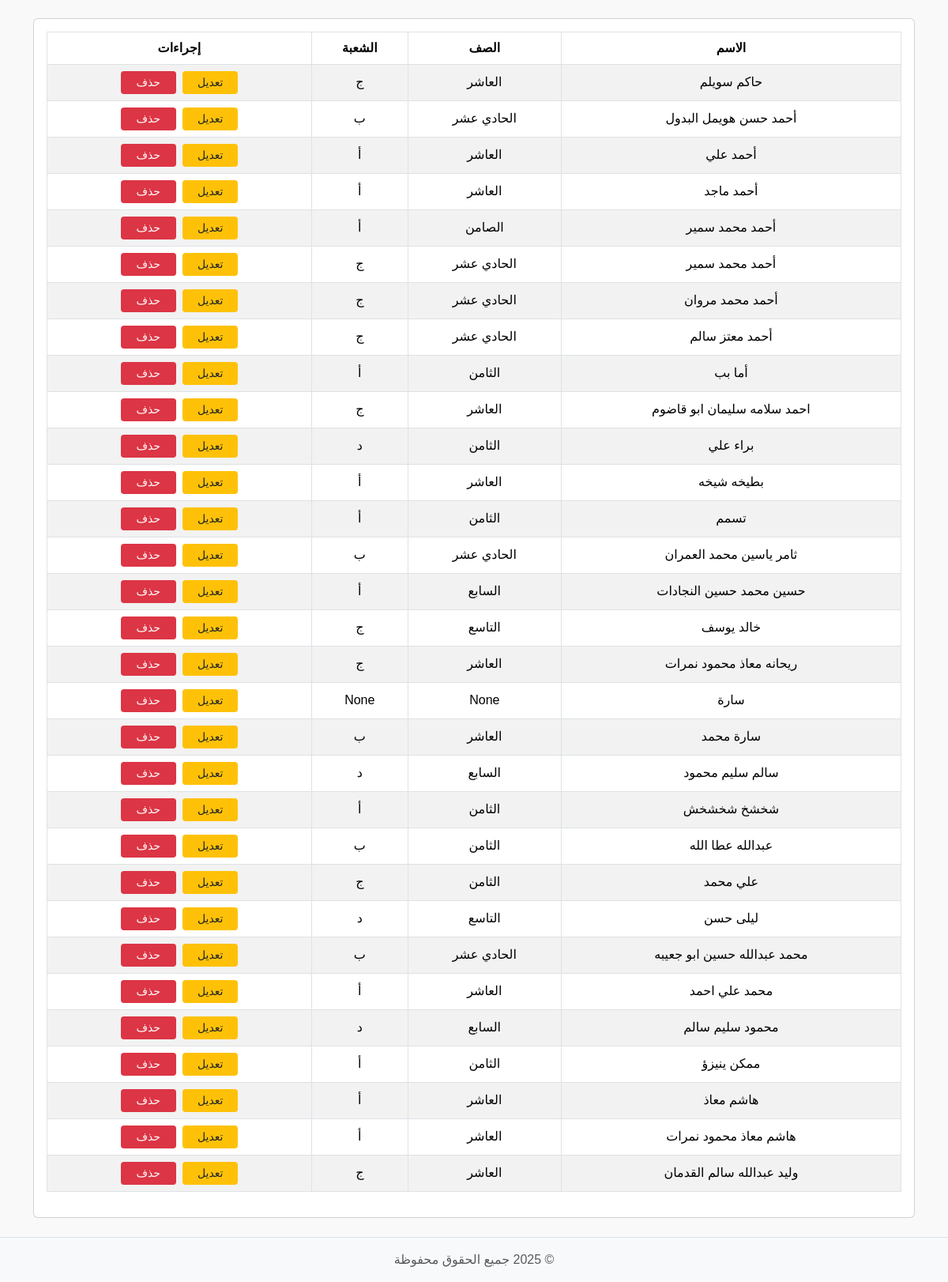
Before: /students (lower part) with the older database file.
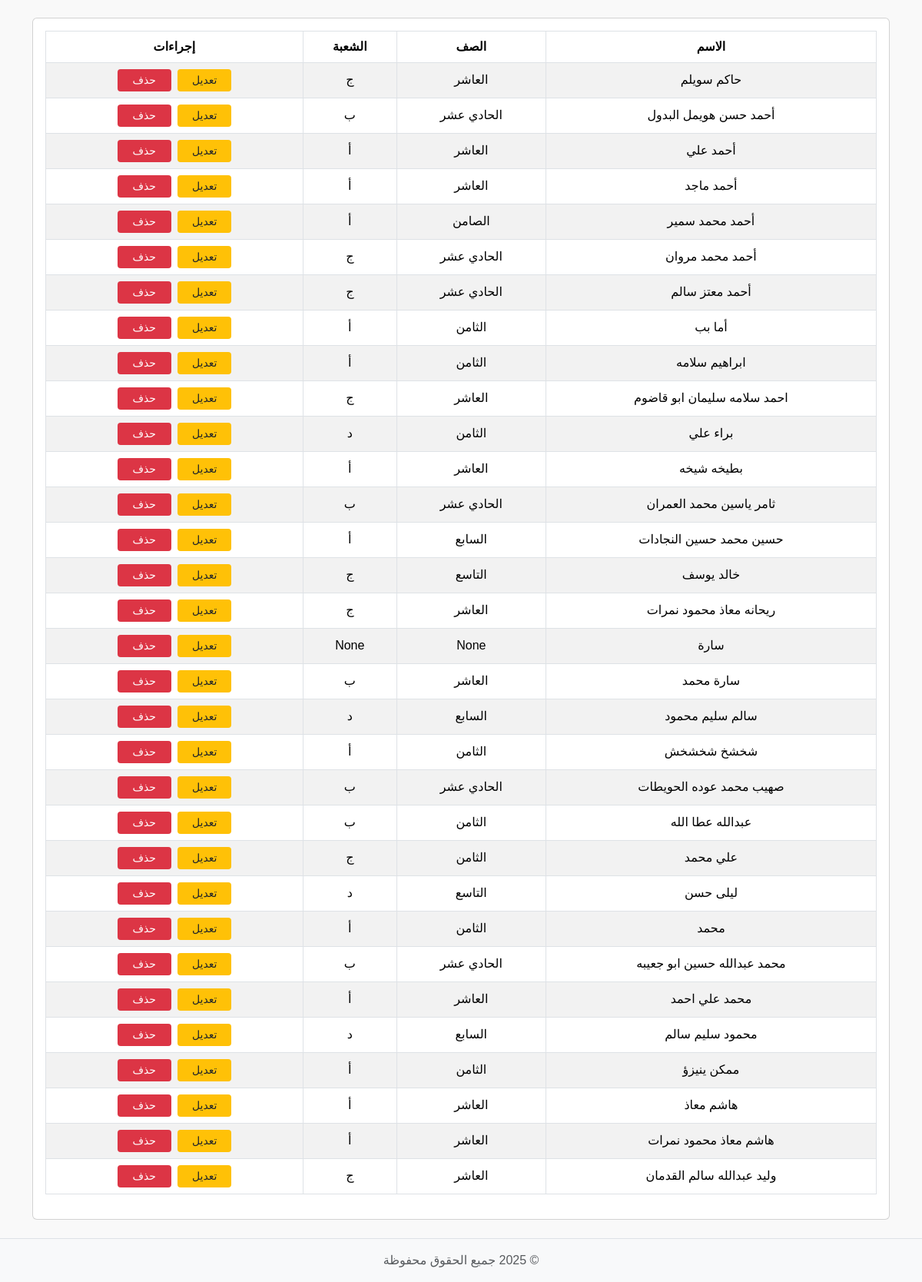
After: the same page with the newer database file.
### tables this page shows
CREATE TABLE students (
    id INTEGER PRIMARY KEY AUTOINCREMENT,
    student_name TEXT NOT NULL,
    username TEXT,
    password TEXT
, class_name TEXT, section TEXT);

### students.py (the view, shortened to what this page needs)
def students():
    conn = get_db_connection()
    students_list = conn.execute('SELECT * FROM students ORDER BY student_name').fetchall()
    conn.close()
    return render_template('students.html', students=students_list)

### db.py (called while the page is built)
def get_db_connection():
    conn = sqlite3.connect(DB_PATH)
    conn.row_factory = sqlite3.Row
    return conn

### templates/students.html (shortened to what this page needs)
{% include 'partials/header.html' %}
<div class="container mt-4">
    <div class="card p-3">
        <table class="table table-bordered table-striped">
            <thead>
                <tr>
                    <th>الاسم</th>
                    <th>الصف</th>
                    <th>الشعبة</th>
                    <th>إجراءات</th>
                </tr>
            </thead>
            <tbody>
                {% for student in students %}
                <tr data-student-id="{{ student.id }}">
                    <td class="name">{{ student.student_name }}</td>
                    <td class="class">{{ student.class_name }}</td>
                    <td class="section">{{ student.section }}</td>
                    <td>
                        <button class="btn btn-sm btn-warning editBtn">تعديل</button>
                        <button class="btn btn-sm btn-danger deleteBtn">حذف</button>
                    </td>
                </tr>
                {% endfor %}
            </tbody>
        </table>
    </div>
</div>
{% include 'partials/footer.html' %}

Changed rows visible on the page:
removed students: student_name "أحمد محمد سمير", class_name "الحادي عشر", section "ج"
removed students: student_name "تسمم", class_name "الثامن", section "أ"
added students: student_name "ابراهيم سلامه", class_name "الثامن", section "أ"
added students: student_name "صهيب محمد عوده الحويطات", class_name "الحادي عشر", section "ب"
added students: student_name "محمد", class_name "الثامن", section "أ"
